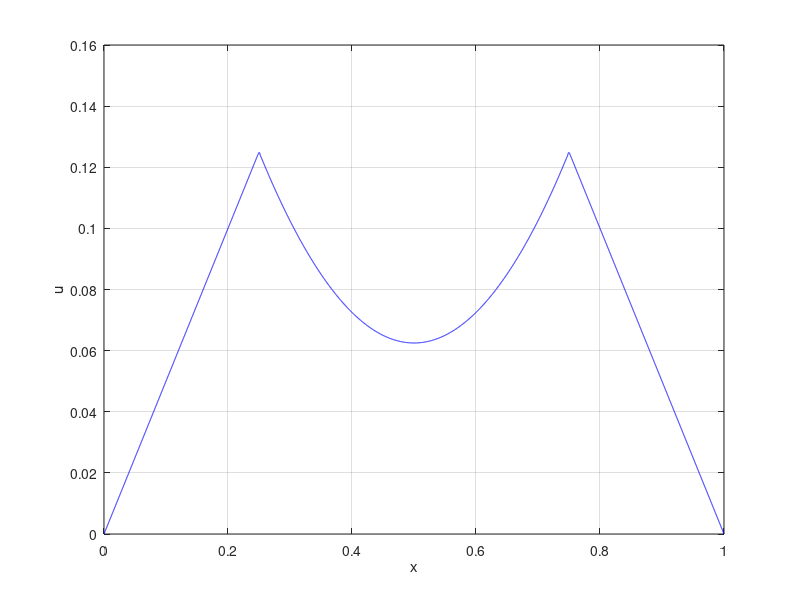

This chart was generated by the following MATLAB code:
#params
nx=12801;
hx=1/(nx-1);

tf=0.75;
ht=10^-5;
nt=round(tf/ht)+1;

lambda = ht^2/hx^2;

#malha
t=[0:ht:(nt-1)*ht]'; 
x=[0:hx:(nx-1)*hx]';

#u
u0=zeros(nx,1);
u1=zeros(nx,1);
u=zeros(nx,1);

#c.i. 1
for i=2:nx-1
  u0(i)=x(i)*(1-x(i));
endfor

#c.i. 2
u1=zeros(nx,1);
for i=2:nx-1
  u1(i)=u0(i)+ht*1;
endfor

#matriz MDF
A = sparse(nx-2,nx-2);
A(1,1)=2*(1-lambda);
A(1,2)=lambda;
for i=2:nx-3
  A(i,i-1)=lambda;
  A(i,i)=2*(1-lambda);
  A(i,i+1)=lambda;
endfor
A(nx-2,nx-3)=lambda;
A(nx-2,nx-2)=2*(1-lambda);

#iteracoes
for k=2:nt-1
  u(2:nx-1)=A*u1(2:nx-1) - u0(2:nx-1);
  u0=u1;
  u1=u;
endfor

#visu
plot(x,u1,'b-');grid
xlabel('x');
ylabel('u');

printf("%1.5E %1.5E %1.5E\n",x((nx-1)/2+1),t(nt),u1((nx-1)/2+1))